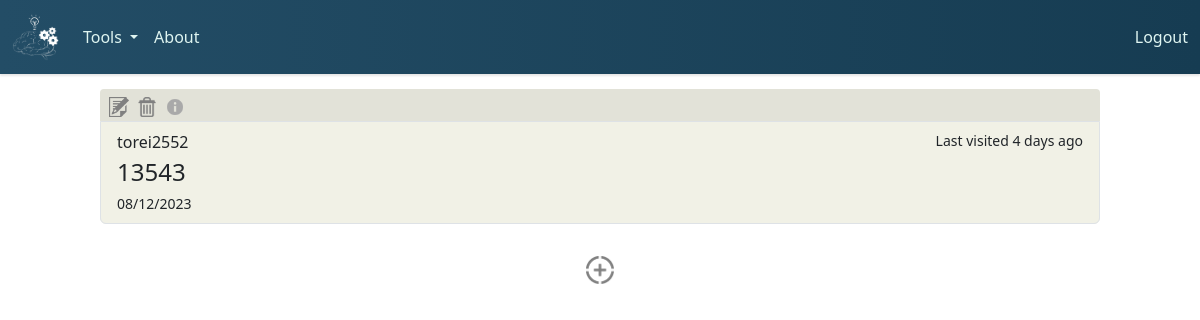
The app's page /flashcards (signed in), older data.
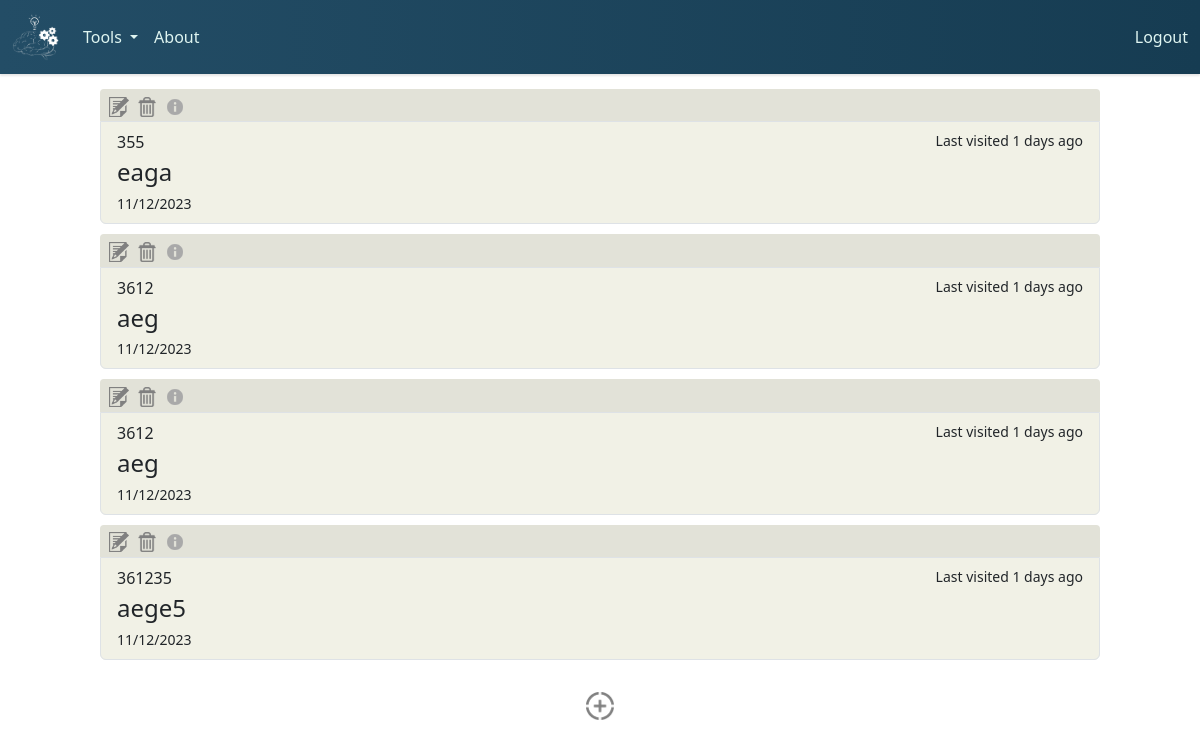
The same page, newer data.
### tables this page shows
CREATE TABLE flashcards (
    flashcard_id INTEGER PRIMARY KEY,
    user_id INTEGER,
    topic TEXT,
    question TEXT,
    answer TEXT,
    timestamp DATETIME DEFAULT CURRENT_TIMESTAMP,
    FOREIGN KEY (user_id) REFERENCES users(user_id)
);

### app/app.py (the view)
@app.route("/flashcards", methods=["GET", "POST"])
@login_required
def flashcards():
    user_id = session.get("user_id")
    user_flashcards = get_flashcards(user_id)
    for flashcard in user_flashcards:
        flashcard["time_ago"] = get_date_difference(flashcard["timestamp"])
    return render_template("flashcards.html", flashcards=user_flashcards)

### app/app.py (called while the page is built)
@app.after_request
def after_request(response):
    response.headers["Cache-Control"] = "no-cache, no-store, must-revalidate"
    response.headers["Expires"] = 0
    response.headers["Pragma"] = "no-cache"
    return response

### app/helpers.py (called while the page is built)
def login_required(f):
    @wraps(f)
    def decorated_function(*args, **kwargs):
        if session.get("user_id") is None:
            return redirect("/login")
        return f(*args, **kwargs)
    return decorated_function

def get_db():
    db = getattr(g, "_database", None)
    if db is None:
        db = g._database = sqlite3.connect("../db/learning.db")
    return db

def get_flashcards(user_id):
    user_flashcards = []
    with get_db() as db:
        cursor = db.cursor()
        cursor.execute("SELECT flashcard_id, topic, question, answer, timestamp FROM flashcards WHERE user_id = ?",
                   (user_id,))
        rows = cursor.fetchall()
        for row in rows:
            timestamp_str = row[4]
            timestamp = datetime.strptime(timestamp_str, "%Y-%m-%d %H:%M:%S")
            flashcards_dict = {
                "flashcard_id": row[0],
                "topic": row[1],
                "question": row[2],
                "answer" : row[3],
                "timestamp": timestamp.strftime("%d/%m/%Y")
            }
            user_flashcards.append(flashcards_dict)
    return user_flashcards

def get_date_difference(date):
    date_object = datetime.strptime(date, "%d/%m/%Y")
    current_date = datetime.now()
    date_difference = current_date - date_object
    days_difference = date_difference.days
    return days_difference

### app/templates/flashcards.html (shortened to what this page needs)
{% extends "layout.html" %}
{% block main %}
    <link rel="stylesheet" href="../static/css/flashcards.css">
    <div id="flashcards" class="buttons-container">
        {% if flashcards %}
            {% for flashcard in flashcards %}
                <ul class="list-group buttons">
                    <div class="flashcard-buttons">
                        <button class="edit-button" type="button">
                            <img class="edit-icon" src="../static/images/edit-icon.png">
                        </button>
                        <button class="delete-button" type="button">
                            <img class="delete-icon" src="../static/images/delete-icon.png">
                        </button>
                        <button class="info-box-button" type="button">
                            <img class="info-box-icon" src="../static/images/info-icon.jpg">
                        </button>
                    </div>
                    <a href="#" class="list-group-item list-group-item-action flex-column align-items-start buttons">
                        <div class="d-flex w-100 justify-content-between">
                            <p class="mb-1 flashcard-topic">{{ flashcard["topic"] }}</p>
                            <small class="time-ago">Last visited {{ flashcard["time_ago"] }} days ago</small>
                        </div>
                        <h4 class="mb-1 flashcard-question">{{ flashcard["question"] }}</h4>
                        <small class="flashcard-timestamp">{{ flashcard["timestamp"] }}</small>
                    </a>
                </ul>
            {% endfor %}
        {% else %}
            <div id="no-flashcards-div">
                <h1 id="no-flashcards-message">You currently don't have any flashcards! Click the button below to create one.</h1>
            </div>
        {% endif %}
    </div>
    <div id="add-button-div" class="container-fluid">
        <button id="create-flashcard-button">
            <img id="add-icon" src="../static/images/add-icon.png" alt="Image">
        </button>
    </div>
{% endblock %}

### app/templates/layout.html (shortened to what this page needs)
<!DOCTYPE html>
<html lang="en">
<head>
    <link rel="stylesheet" href="../static/js/node_modules/bootstrap/dist/css/bootstrap.min.css">
    <link rel="stylesheet" href="../static/css/layout.css">
</head>
<body>
    <nav class="navbar navbar-expand-lg bg-navy">
        <div class="container-fluid">
            <a class="navbar-elements navbar-brand" href="/" >
                <img src="../static/images/logo-inverse.png" id="navbar-logo">
            </a>
        <div class="collapse navbar-collapse" id="navbarSupportedContent">
            <ul class="navbar-nav me-auto mb-2 mb-lg-0">
                <li class="nav-item dropdown">
                    <a class="navbar-elements nav-link dropdown-toggle" href="#" role="button" data-bs-toggle="dropdown" aria-expanded="false">
                    Tools
                    </a>
                </li>
                <li class="nav-item">
                    <a class="nav-link navbar-elements" aria-current="page" href="/about">About</a>
                </li>
            </ul>
        <a class="nav-link navbar-elements" aria-current="page" href="/logout">Logout</a>
        </div>
    </nav>
    <main>
        {% block main %}{% endblock %}
    </main>
</body>
</html>

### app/static/css/layout.css (style rules this page uses)
.navbar-elements, .dropdown-item { color: #dff5f1; }
.bg-navy { background: linear-gradient(90deg, #234d66, #163c52); box-shadow: 0 2px 2px rgba(0, 0, 0, 0.1); }
#navbar-logo { max-height: 6vh; }

### app/static/css/flashcards.css (style rules this page uses)
.buttons { background-color: #F1F1E6; width: 125vh; }
.buttons-container { display: flex; flex-direction: column; align-items: center; justify-content: center; margin: 10px; padding: 5px; }
.buttons-container ul { margin-bottom: 10px; }
#add-button-div { margin-top: 2vh; display: flex; justify-content: center; }
#create-flashcard-button { border: none; background-color: rgba(0, 0, 0, 0); }
#add-icon { max-width: 3.5vh; }
.flashcard-buttons { display: flex; flex-direction: row; background-color: #E2E2D8; border-radius: 4px 4px 0 0; padding: 0.4vh; }
.edit-button { border: none; background-color: rgba(0, 0, 0, 0); margin-right: 1vh; max-width: 2.5vh; }
.delete-button { border: none; background-color: rgba(0, 0, 0, 0); max-width: 2.5vh; }
.info-box-button { border: none; background-color: rgba(0, 0, 0, 0); max-width: 2.5vh; margin-left: 1vh; }
.edit-icon { max-width: 2.5vh; }
.delete-icon { max-width: 2.5vh; }
.info-box-icon { max-width: 2.5vh; }

Row changes from the older to the newer data that the page shows:
removed flashcards: topic "torei2552", time_ago "4", question "13543", timestamp "08/12/2023"
added flashcards: topic "355", time_ago "1", question "eaga", timestamp "11/12/2023"
added flashcards: topic "3612", time_ago "1", question "aeg", timestamp "11/12/2023"
added flashcards: topic "3612", time_ago "1", question "aeg", timestamp "11/12/2023"
added flashcards: topic "361235", time_ago "1", question "aege5", timestamp "11/12/2023"
